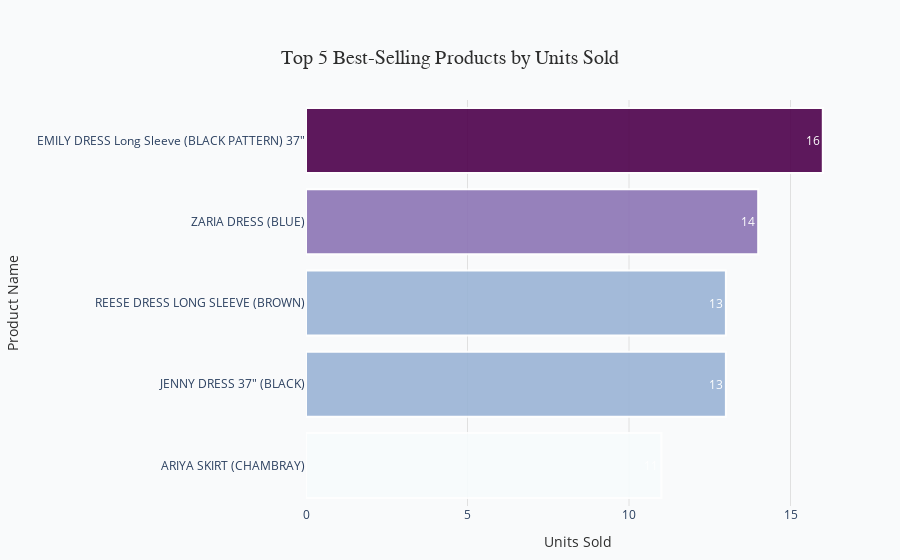

Notebook code for this chart:
### Markdown cell above
#### 🏆 **Top 5 Best-Selling Products**

Let’s find out which products are flying off the shelves! (Based on our made-up sales data.)

How We Did It:
- Grouped products by name to count how many were sold.
- Picked the top 5 sellers.
- Showed them in a bar chart for a quick look.

Why It’s Useful:

These top sellers are the stars of the shop! Yakira Bella can use this to decide which items to restock, promote, or even create more of.

### Code cell
import pandas as pd
import plotly.graph_objects as go

# Load the Sales Analysis sheet
df = pd.read_excel('/Users/er/Desktop/Yakira Bella Test/project/Presentation/Final_Analyst_Project_Complete.xlsx', sheet_name='Sales Analysis')

# Group by Product Name to get total Units Sold and other details
product_sales = df.groupby('Product Name').agg({
    'Units Sold': 'sum',
    'Category': 'first',  # Take first Category for context
    'Sub-Category': 'first',  # Take first Sub-Category
    'Unit Price': 'mean'  # Average Unit Price
}).reset_index()

# Sort by Units Sold and get top 5
top_5_products = product_sales.sort_values(by='Units Sold', ascending=False).head(5)

# Print the top 5 best sellers
print("Top 5 Best-Selling Products:")
print(top_5_products[['Product Name', 'Category', 'Sub-Category', 'Units Sold', 'Unit Price']].to_string(index=False))

# Create a horizontal bar chart
fig = go.Figure()

# Add bars
fig.add_trace(go.Bar(
    x=top_5_products['Units Sold'],
    y=top_5_products['Product Name'],
    orientation='h',  # Horizontal bars
    marker=dict(
        color=top_5_products['Units Sold'],
        colorscale='bupu',  # Vibrant gradient (black to red-orange)
        showscale=False,
        line=dict(width=2, color='#FFFFFF')
    ),
    text=[f'{int(units)}' for units in top_5_products['Units Sold']],
    textposition='auto',
    textfont=dict(size=12, color='#FFFFFF')
))

# Customize layout
fig.update_layout(
    title=dict(
        text='Top 5 Best-Selling Products by Units Sold',
        font=dict(size=20, color='#2D2D2D', family='Arial, bold'),
        x=0.5,
        xanchor='center',
        yanchor='top',
        pad=dict(t=20)
    ),
    xaxis=dict(
        title='Units Sold',
        titlefont=dict(size=14, color='#2D2D2D'),
        tickfont=dict(size=12),
        gridcolor='#E0E0E0',
        zeroline=False
    ),
    yaxis=dict(
        title='Product Name',
        titlefont=dict(size=14, color='#2D2D2D'),
        tickfont=dict(size=12),
        autorange='reversed',  # Highest seller at top
        showgrid=False
    ),
    plot_bgcolor='#F9FAFB',  # Soft off-white background
    paper_bgcolor='#F9FAFB',
    margin=dict(l=150, r=50, t=100, b=50),  # Extra left margin for long product names
    showlegend=False,
    hovermode='y'
)

# Add subtle shadow effect
fig.update_traces(
    opacity=0.9,
    selector=dict(type='bar')
)

# Show the plot
#fig.show()

### Figure 1 — Plotly figure (JSON) as saved in the notebook; plotly's stock layout.template omitted (floating-point values rounded to 4 significant figures)
{"data": [{"marker": {"color": [16, 14, 13, 13, 11], "colorscale": [[0, "rgb(247,252,253)"], [0.125, "rgb(224,236,244)"], [0.25, "rgb(191,211,230)"], [0.375, "rgb(158,188,218)"], [0.5, "rgb(140,150,198)"], [0.625, "rgb(140,107,177)"], [0.75, "rgb(136,65,157)"], [0.875, "rgb(129,15,124)"], [1, "rgb(77,0,75)"]], "line": {"color": "#FFFFFF", "width": 2}, "showscale": false}, "opacity": 0.9, "orientation": "h", "text": ["16", "14", "13", "13", "11"], "textfont": {"color": "#FFFFFF", "size": 12}, "textposition": "auto", "type": "bar", "x": [16, 14, 13, 13, 11], "y": ["EMILY DRESS Long Sleeve (BLACK PATTERN) 37\"", "ZARIA DRESS (BLUE)", "REESE DRESS LONG SLEEVE (BROWN)", "JENNY DRESS 37\" (BLACK)", "ARIYA SKIRT (CHAMBRAY)"]}], "layout": {"hovermode": "y", "margin": {"b": 50, "l": 150, "r": 50, "t": 100}, "paper_bgcolor": "#F9FAFB", "plot_bgcolor": "#F9FAFB", "showlegend": false, "title": {"font": {"color": "#2D2D2D", "family": "Arial, bold", "size": 20}, "pad": {"t": 20}, "text": "Top 5 Best-Selling Products by Units Sold", "x": 0.5, "xanchor": "center", "yanchor": "top"}, "xaxis": {"gridcolor": "#E0E0E0", "tickfont": {"size": 12}, "title": {"font": {"color": "#2D2D2D", "size": 14}, "text": "Units Sold"}, "zeroline": false}, "yaxis": {"autorange": "reversed", "showgrid": false, "tickfont": {"size": 12}, "title": {"font": {"color": "#2D2D2D", "size": 14}, "text": "Product Name"}}}}
